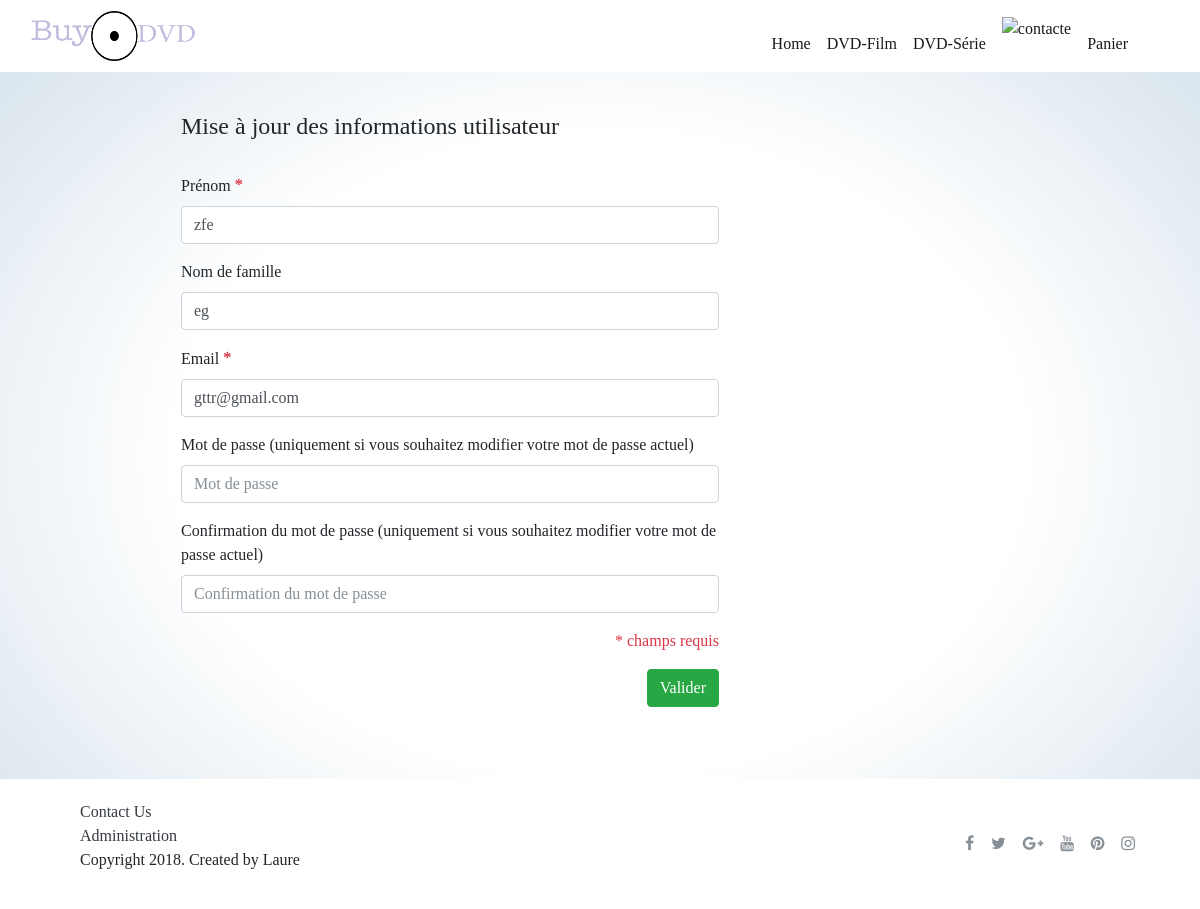
Screenshot of /user-profile.php (signed in) with the database file from the repository.
### tables this page shows
CREATE TABLE `user` (
  `id` int(11) NOT NULL,
  `image` varchar(255) DEFAULT NULL,
  `is_admin` tinyint(4) DEFAULT NULL,
  `lastname` varchar(100) NOT NULL,
  `firstname` varchar(100) NOT NULL,
  `email` varchar(255) NOT NULL,
  `password` varchar(255) NOT NULL
);

### user-profile.php (the view, shortened to what this page needs)
<?php
require_once 'tools/_db.php';
?>
<!DOCTYPE html>
<html>
 <head>
	<link rel="stylesheet" href="https://maxcdn.bootstrapcdn.com/bootstrap/4.0.0-beta.3/css/bootstrap.min.css">
	<link rel="stylesheet" href="bootstrap/css/bootstrap.min.css">
	<link rel="stylesheet" href="css/style.css">
	<link rel="stylesheet" href="https://cdnjs.cloudflare.com/ajax/libs/font-awesome/4.7.0/css/font-awesome.min.css">
   <?php require 'partials/nav.php'; ?>
 </head>
 <body class="article-body">
	<div class="container-fluid">
		<div class="row my-3 article-content">
			<main class="col-9">
				<form action="user-profile.php" method="post" class="p-4 row flex-column">
					<h4 class="pb-4 col-sm-8 offset-sm-2">Mise à jour des informations utilisateur</h4>
					<div class="form-group col-sm-8 offset-sm-2">
						<label for="firstname">Prénom <b class="text-danger">*</b></label>
						<input class="form-control" value="<?php echo $user['firstname']?>" type="text" placeholder="Prénom" name="firstname" id="firstname" />
					</div>
					<div class="form-group col-sm-8 offset-sm-2">
						<label for="lastname">Nom de famille</label>
						<input class="form-control" value="<?php echo $user['lastname']?>" type="text" placeholder="Nom de famille" name="lastname" id="lastname" />
					</div>
					<div class="form-group col-sm-8 offset-sm-2">
						<label for="email">Email <b class="text-danger">*</b></label>
						<input class="form-control" value="<?php echo $user['email']?>" type="email" placeholder="Email" name="email" id="email" />
					</div>
					<div class="form-group col-sm-8 offset-sm-2">
						<label for="password">Mot de passe (uniquement si vous souhaitez modifier votre mot de passe actuel)</label>
						<input class="form-control" value="" type="password" placeholder="Mot de passe" name="password" id="password" />
					</div>
					<div class="form-group col-sm-8 offset-sm-2">
						<label for="password_confirm">Confirmation du mot de passe (uniquement si vous souhaitez modifier votre mot de passe actuel)</label>
						<input class="form-control" value="" type="password" placeholder="Confirmation du mot de passe" name="password_confirm" id="password_confirm" />
					</div>
					<div class="text-right col-sm-8 offset-sm-2">
						<p class="text-danger">* champs requis</p>
						<input class="btn btn-success" type="submit" name="update" value="Valider" />
					</div>
				</form>
			</main>
		</div>
		<footer class="mt-5">
		    <?php require('partials/footer.php'); ?>
		</footer>
	</div>
 </body>
</html>

### css/style.css (style rules this page uses)
body { margin: 0; padding: 0; font-family: 'Bodoni 72', cursive; background-image: radial-gradient(white, white, #D3E0EA); }

### rows the page displays
user: firstname "zfe", lastname "eg", email "gttr@gmail.com"
